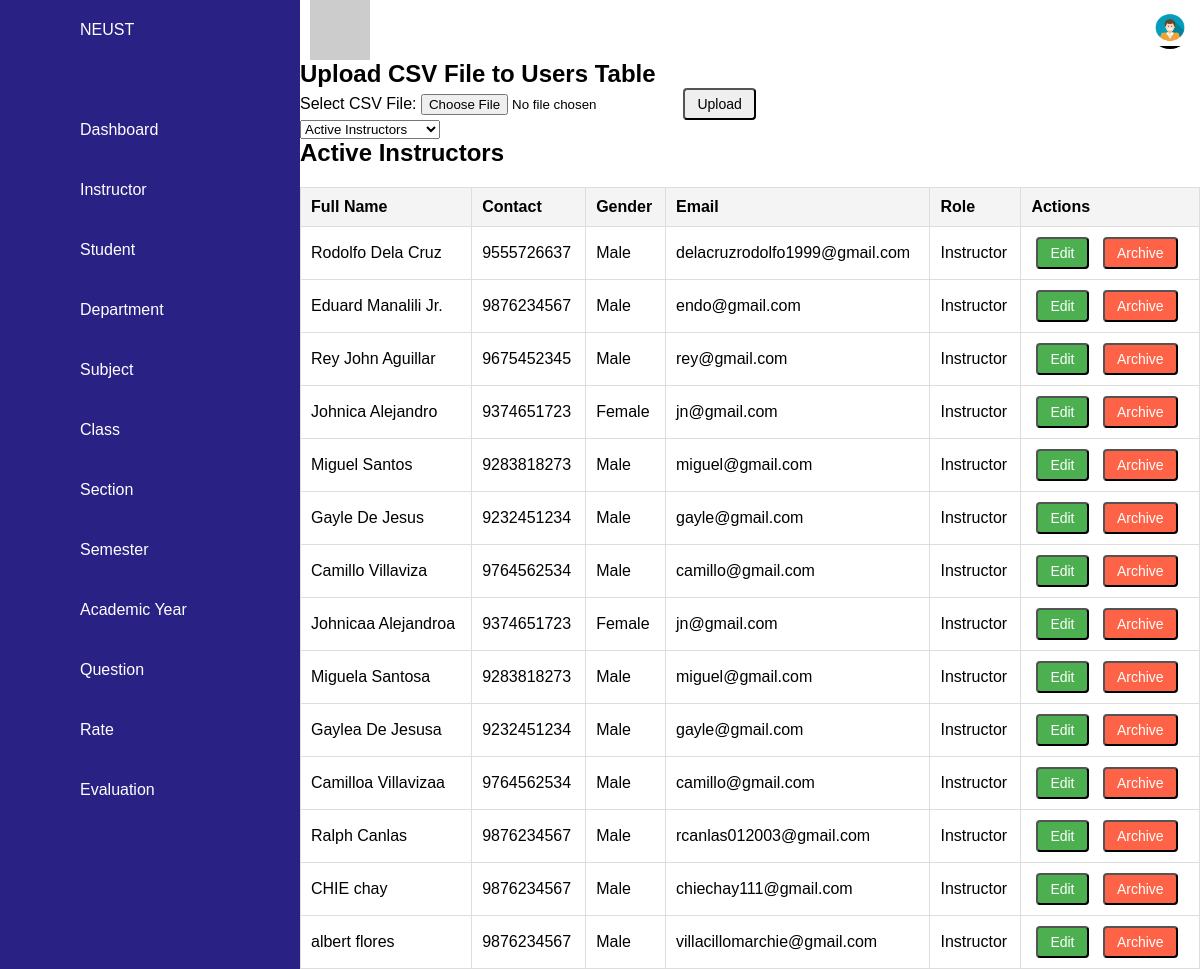
Page /instructor.php on the committed database.
### tables this page shows
CREATE TABLE `users` (
  `user_id` int(11) NOT NULL,
  `fname` varchar(100) NOT NULL,
  `mname` varchar(100) DEFAULT NULL,
  `lname` varchar(100) NOT NULL,
  `suffixname` varchar(20) DEFAULT NULL,
  `contact_no` varchar(20) NOT NULL,
  `houseno` int(20) NOT NULL,
  `street` varchar(100) NOT NULL,
  `barangay` varchar(100) NOT NULL,
  `city` varchar(100) NOT NULL,
  `province` varchar(100) NOT NULL,
  `postalcode` varchar(25) NOT NULL,
  `birthdate` date NOT NULL DEFAULT curdate(),
  `gender` enum('Female','Male') NOT NULL,
  `role` enum('Admin','Student','Instructor') NOT NULL,
  `email` varchar(100) NOT NULL,
  `password` varchar(100) DEFAULT NULL,
  `is_archived` tinyint(1) DEFAULT 0
);

### instructor.php (the view, shortened to what this page needs)
<?php
$servername = "localhost";
$username = "root";
$password = "";
$dbname = "cap";
$conn = new mysqli($servername, $username, $password, $dbname);
$sql = "SELECT * FROM users WHERE is_archived = 0 AND role ='Instructor' ORDER BY lname ASC";
$filter = isset($_GET['status']) ? $_GET['status'] : 'active';
if ($filter == 'archived') {
    $sql = "SELECT * FROM users WHERE is_archived = 1 AND role = 'instructor'";
} else {
    $sql = "SELECT * FROM users WHERE is_archived = 0 AND role = 'instructor'";
}
$result = $conn->query($sql);
?>
<!DOCTYPE html>
<html lang="en">
<head>
    <link rel="stylesheet" href="style.css">
</head>
<body>
    <div class="containerr">
        <div class="navigation">
            <ul>
                <li>
                    <a href="index.php">
                        <span class="icon"><ion-icon name="school"></ion-icon></span>
                        <span class="title">NEUST</span>
                    </a>
                </li>
                <li id="dashboard">
                    <a href="dashboard.php"><span class="icon"><ion-icon name="home"></ion-icon></span><span
                            class="title">Dashboard</span></a>
                </li>
                <li id="instructor">
                    <a href="instructor.php"><span class="icon"><ion-icon name="person-add"></ion-icon></span><span
                            class="title">Instructor</span></a>
                </li>
                <li id="student">
                    <a href="student.php"><span class="icon"><ion-icon name="person-add"></ion-icon></span><span
                            class="title">Student</span></a>
                </li>
                <li id="department">
                    <a href="department.php"><span class="icon"><ion-icon name="desktop"></ion-icon></span><span
                            class="title">Department</span></a>
                </li>
                <li id="subject">
                    <a href="subject.php"><span class="icon"><ion-icon name="desktop"></ion-icon></span><span
                            class="title">Subject</span></a>
                </li>
                <li id="class">
                    <a href="class.php"><span class="icon"><ion-icon name="desktop"></ion-icon></span><span
                            class="title">Class</span></a>
                </li>
                <li id="section">
                    <a href="section.php"><span class="icon"><ion-icon name="desktop"></ion-icon></span><span
                            class="title">Section</span></a>
                </li>
                <li id="semester">
                    <a href="semester.php"><span class="icon"><ion-icon name="desktop"></ion-icon></span><span
                            class="title">Semester</span></a>
                </li>
                <li id="academic">
                    <a href="acad_year.php"><span class="icon"><ion-icon name="desktop"></ion-icon></span><span
                            class="title">Academic Year</span></a>
                </li>
                <li id="question">
                    <a href="question.php"><span class="icon"><ion-icon name="desktop"></ion-icon></span><span
                            class="title">Question</span></a>
                </li>
                <li id="rate">
                    <a href="rate.php"><span class="icon"><ion-icon name="desktop"></ion-icon></span><span
                            class="title">Rate</span></a>
                </li>
                <li id="evaluation">
                    <a href="evaluation.php"><span class="icon"><ion-icon name="desktop"></ion-icon></span><span
                            class="title">Evaluation</span></a>
                </li>
            </ul>
        </div>
        <div class="main">
            <div class="topbar">
                <div class="toggle">
                </div>
                <div class="user">
                    <div class="dropdown">
                        <button class="dropdown-btn">
                            <img src="/img/admin.jpg" alt="User Profile" class="profile-img">
                        </button>
                    </div>
                </div>
            </div>
            <h2>Upload CSV File to Users Table</h2>
            <form action="" method="POST" enctype="multipart/form-data">
                <label for="csvFile">Select CSV File:</label>
                <input type="file" name="csvFile" id="csvFile" required>
                <button type="submit" name="submit" class="btn btn-primary">Upload</button>
            </form>
            <form method="GET">
                <select name="status" onchange="this.form.submit()">
                    <option value="active" <?php echo ($filter == 'active') ? 'selected' : ''; ?>>Active Instructors
                    </option>
                </select>
            </form>
            <h2><?php echo ucfirst($filter); ?> Instructors</h2>
            <div class="table-wrapper">
                <table class="table table-bordered">
                    <thead>
                        <tr>
                            <th>Full Name</th>
                            <th>Contact</th>
                            <th>Gender</th>
                            <th>Email</th>
                            <th>Role</th>
                            <th>Actions</th>
                        </tr>
                    </thead>
                    <tbody>
                        <?php if ($result->num_rows > 0): ?>
                            <?php while ($row = $result->fetch_assoc()): ?>
                                <tr>
                                    <td><?php echo $row['fname'] . ' ' . $row['mname'] . ' ' . $row['lname'] . ' ' . $row['suffixname']; ?>
                                    </td>
                                    <td><?php echo $row['contact_no']; ?></td>
                                    <td><?php echo $row['gender']; ?></td>
                                    <td><?php echo $row['email']; ?></td>
                                    <td><?php echo $row['role']; ?></td>
                                    <td>
                                        <?php if ($row['is_archived'] == 0): ?>
                                            <button class="btn btn-success edit-btn"
                                                onclick="openEditModal(<?php echo $row['user_id']; ?>, '<?php echo $row['fname']; ?>', '<?php echo $row['mname']; ?>', '<?php echo $row['lname']; ?>', '<?php echo $row['suffixname']; ?>',  '<?php echo $row['contact_no']; ?>', '<?php echo $row['houseno']; ?>', '<?php echo $row['street']; ?>', '<?php echo $row['barangay']; ?>', '<?php echo $row['city']; ?>', '<?php echo $row['province']; ?>', '<?php echo $row['postalcode']; ?>', '<?php echo $row['birthdate']; ?>', '<?php echo $row['gender']; ?>', '<?php echo $row['email']; ?>', '<?php echo $row['role']; ?>')">Edit</button>
                                            <a href="instructor.php?archive=true&user_id=<?php echo $row['user_id']; ?>">
                                                <button class="btn btn-danger archive-btn">Archive</button>
                                            </a>
                                        <?php elseif ($row['is_archived'] == 1): ?>
                                            <a href="instructor.php?restore=true&user_id=<?php echo $row['user_id']; ?>">
                                                <button class="btn btn-success edit-btn">Restore</button>
                                            </a>
                                        <?php endif; ?>
                                    </td>
                                </tr>
                            <?php endwhile; ?>
                        <?php else: ?>
                            <tr>
                                <td colspan="6">No instructors found</td>
                            </tr>
                        <?php endif; ?>
                    </tbody>
                </table>
            </div>
        </div>
    </div>
</body>
</html>

### style.css (style rules this page uses)
* { font-family: "Ubuntu", sans-serif; margin: 0; padding: 0; box-sizing: border-box; }
:root { --blue: #2a2185; --white: #fff; --gray: #f5f5f5; --black1: #222; --black2: #999; --primary-blue: #003b5c; --secondary-yellow: #f8c51c; --accent-light-blue: #5b8c9b; --background-color: #f4f4f4; }
body { min-height: 100vh; overflow-x: hidden; }
.navigation { position: fixed; width: 300px; height: 100%; background: var(--blue); border-left: 10px solid var(--blue); transition: 0.5s; overflow: auto; }
.navigation ul { position: absolute; top: 0; left: 0; width: 100%; }
.navigation ul li { position: relative; width: 100%; list-style: none; border-top-left-radius: 30px; border-bottom-left-radius: 30px; }
.navigation ul li:nth-child(1) { margin-bottom: 40px; pointer-events: none; }
.navigation ul li a { position: relative; display: block; width: 100%; display: flex; text-decoration: none; color: var(--white); }
.navigation ul li a .icon { position: relative; display: block; min-width: 60px; height: 60px; line-height: 73px; text-align: center; }
.navigation ul li a .title { display: block; padding: 0 10px; height: 60px; line-height: 60px; text-align: start; white-space: nowrap; }
li#student > a { cursor: pointer; }
.main { position: absolute; width: calc(100% - 300px); left: 300px; min-height: 100vh; background: var(--white); transition: 0.5s; }
.topbar { width: 100%; height: 60px; display: flex; justify-content: space-between; align-items: center; padding: 0 10px; }
.toggle { position: relative; width: 60px; height: 60px; background: #ccc; display: flex; justify-content: center; align-items: center; font-size: 2.5rem; cursor: pointer; }
.dropdown-btn { background: none; border: none; cursor: pointer; padding: 0; display: block; z-index: 10; }
.profile-img { width: 40px; height: 40px; border-radius: 50%; }
.btn { text-decoration: none; padding: 6px 12px; margin: 0 5px; border-radius: 4px; font-size: 14px; display: inline-block; text-align: center; transition: all 0.3s ease; }
.edit-btn { background-color: #4CAF50; color: white; }
.archive-btn { background-color: #f44336; color: white; }
th, td { padding: 10px; text-align: left; }
th { background-color: #f4f4f4; }
td { border-bottom: 1px solid #ddd; }
table { width: 100%; margin-top: 20px; border-collapse: collapse; }
table, th, td { border: 1px solid #ddd; }
.archive-btn { background-color: #ff6347; color: white; }

### rows in the picture
users: fname "Rodolfo", lname "Dela Cruz", contact_no "9555726637", gender "Male", email "delacruzrodolfo1999@gmail.com", role "Instructor"
users: fname "Eduard", lname "Manalili", suffixname "Jr.", contact_no "9876234567", gender "Male", email "endo@gmail.com", role "Instructor"
users: fname "Rey John", lname "Aguillar", contact_no "9675452345", gender "Male", email "rey@gmail.com", role "Instructor"
users: fname "Johnica", lname "Alejandro", contact_no "9374651723", gender "Female", email "jn@gmail.com", role "Instructor"
users: fname "Miguel", lname "Santos", contact_no "9283818273", gender "Male", email "miguel@gmail.com", role "Instructor"
users: fname "Gayle", lname "De Jesus", contact_no "9232451234", gender "Male", email "gayle@gmail.com", role "Instructor"
users: fname "Camillo", lname "Villaviza", contact_no "9764562534", gender "Male", email "camillo@gmail.com", role "Instructor"
users: fname "Johnicaa", lname "Alejandroa", contact_no "9374651723", gender "Female", email "jn@gmail.com", role "Instructor"
users: fname "Miguela", lname "Santosa", contact_no "9283818273", gender "Male", email "miguel@gmail.com", role "Instructor"
users: fname "Gaylea", lname "De Jesusa", contact_no "9232451234", gender "Male", email "gayle@gmail.com", role "Instructor"
users: fname "Camilloa", lname "Villavizaa", contact_no "9764562534", gender "Male", email "camillo@gmail.com", role "Instructor"
users: fname "Ralph", lname "Canlas", contact_no "9876234567", gender "Male", email "rcanlas012003@gmail.com", role "Instructor"
users: fname "CHIE", lname "chay", contact_no "9876234567", gender "Male", email "chiechay111@gmail.com", role "Instructor"
users: fname "albert", lname "flores", contact_no "9876234567", gender "Male", email "villacillomarchie@gmail.com", role "Instructor"

### other values in the picture
$filter "Active"
